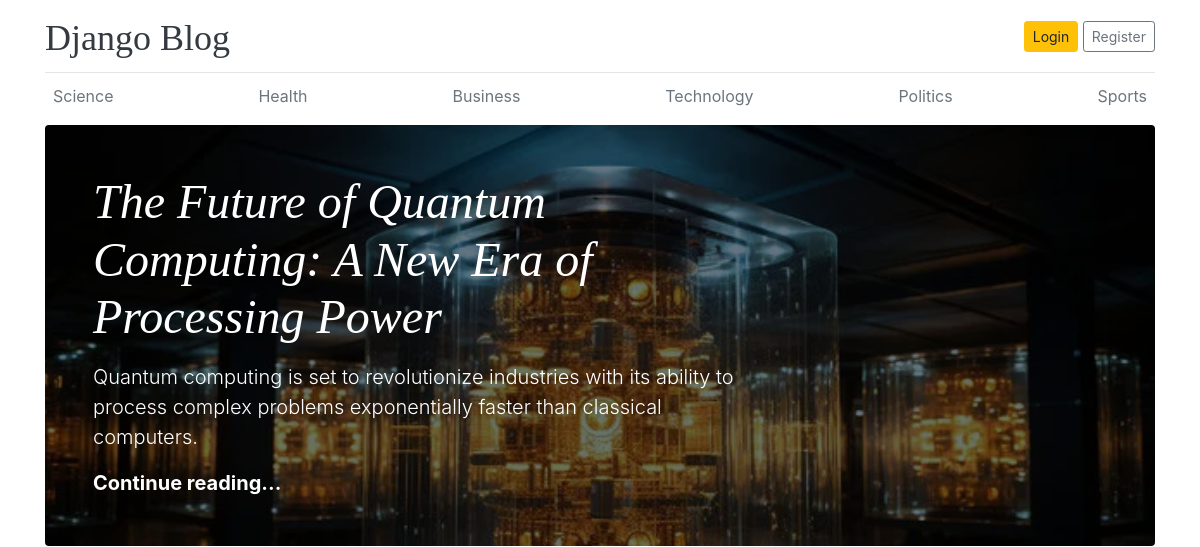
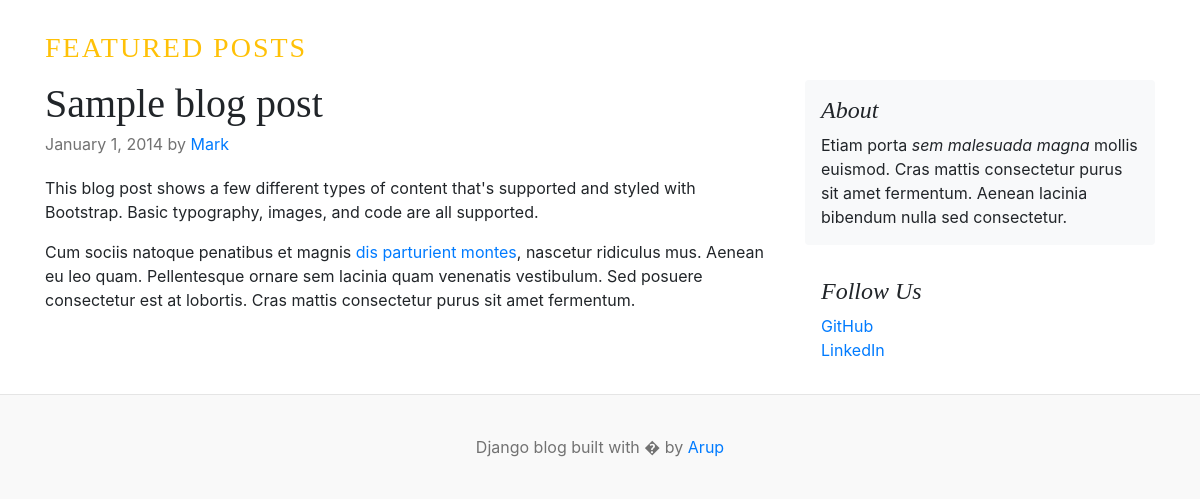
/, run on an earlier commit of the app's database (2 pictures, top to bottom).
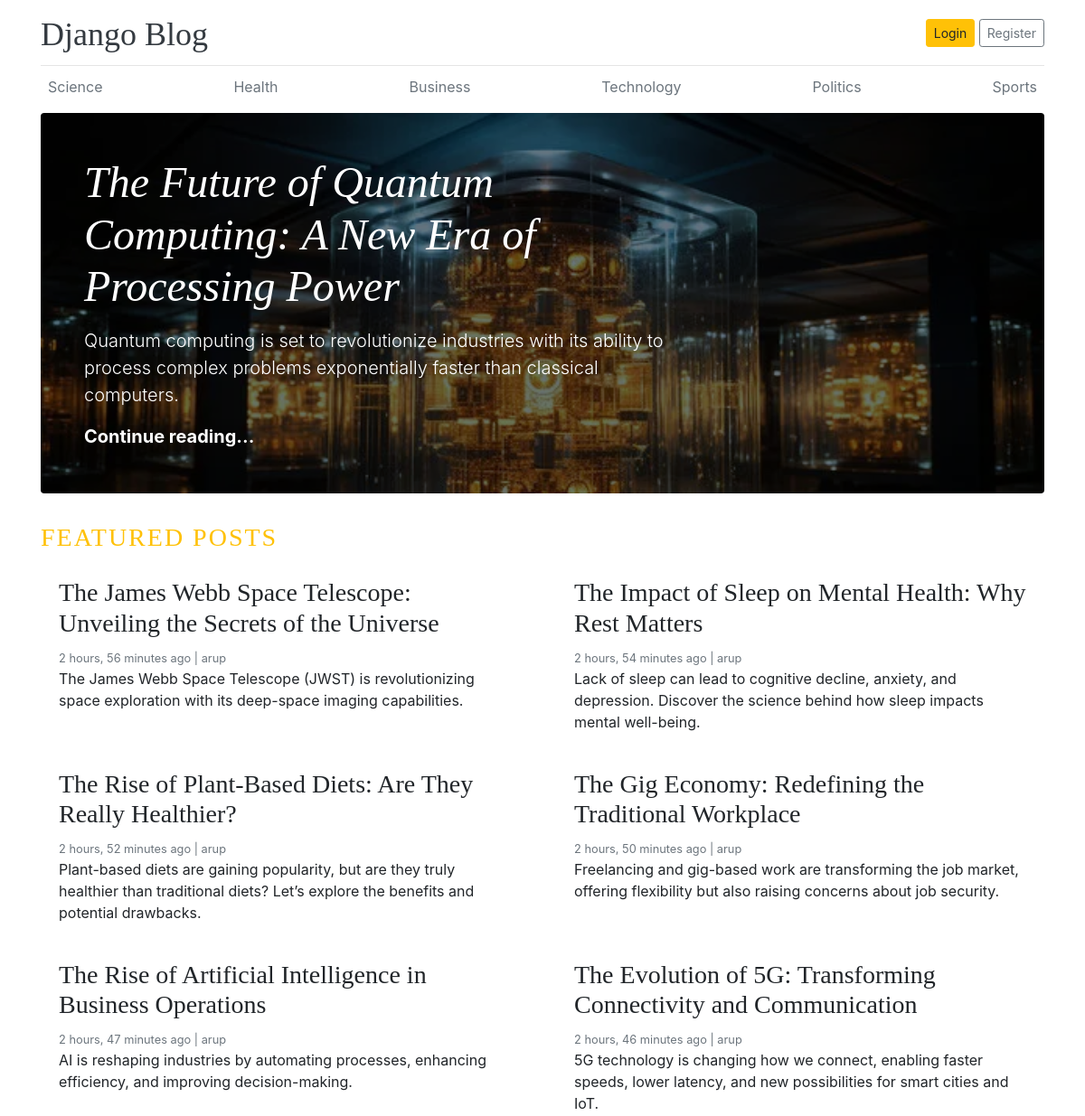
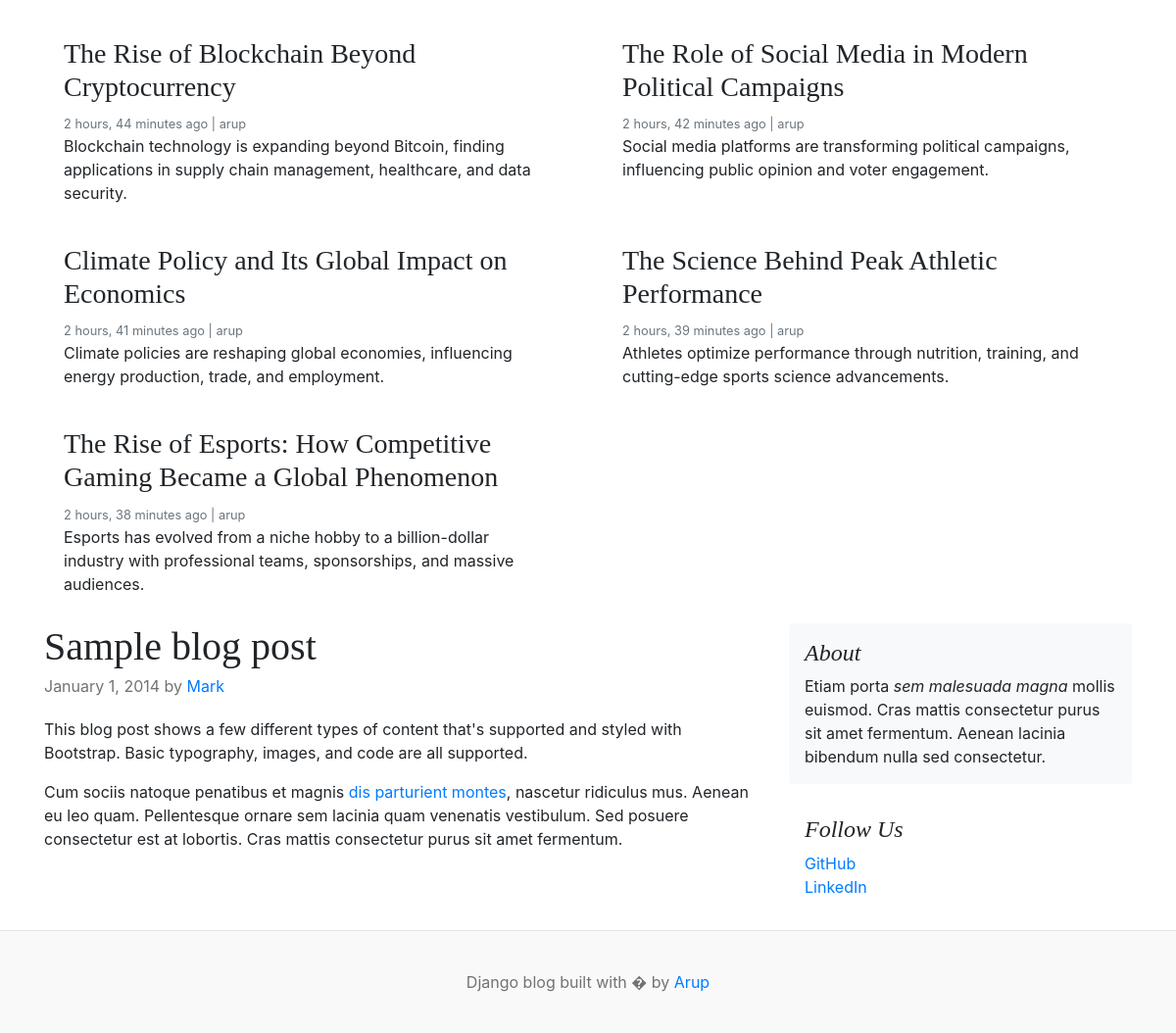
And on a later commit of the database (2 pictures, top to bottom).
### blogs/models.py (models this page shows, shortened)
class Category(models.Model):
    category_name=models.CharField(max_length=255, unique=True)
    created_at=models.DateTimeField(auto_now_add=True)
    updated_at=models.DateTimeField(auto_now_add=True)
    class Meta:
        verbose_name_plural='Categories'

class Blogs(models.Model):
    title=models.CharField(max_length=100, unique=True)
    slug=models.SlugField(unique=True, blank=True)
    category=models.ForeignKey(Category, on_delete=models.CASCADE)
    author=models.ForeignKey(User, on_delete=models.CASCADE)
    blog_image=models.ImageField(upload_to='uploads/%y/%m/%d')
    short_description=models.TextField(max_length=1000)
    blog_body=models.TextField(max_length=3000)
    status=models.CharField(max_length=100, choices=STATUS_CHOICE, default='draft')
    is_featured=models.BooleanField(default=False)
    created_at=models.DateTimeField(auto_now_add=True)
    updated_at=models.DateTimeField(auto_now_add=True)
    class Meta:
        verbose_name_plural='Blogs'

### blog_app/views.py (the view)
# urls.py: path('', home_view, name='home'),
def home_view(request):
    categories=Category.objects.all()
    featured_blogs=Blogs.objects.filter(is_featured=True)
    context={
        'categories':categories,
        'featured_blogs':featured_blogs
    }
    return render(request, 'home.html', context)

### blog_app/templates/home.html (shortened to what this page needs)
{% extends 'master.html' %}
{% block content %}
<div class="container">
    <header class="blog-header py-3">
      <div class="row flex-nowrap justify-content-between align-items-center">
        <div class="col-8 pt-1">
          <a class="blog-header-logo text-dark" href="/">Django Blog</a>
        </div>
        <div class="col-4 d-flex justify-content-end align-items-center">
          <a class="btn btn-sm btn-warning" href="#">Login</a> &nbsp;
          <a class="btn btn-sm btn-outline-secondary" href="#">Register</a>
        </div>
      </div>
    </header>
    <div class="nav-scroller py-1 mb-2">
      <nav class="nav d-flex justify-content-between">
        {% for cat in categories %}
          <a class="p-2 text-muted" href="#">{{cat.category_name}}</a>
        {% endfor %}
      </nav>
    </div>
{% for blog in featured_blogs %}
  {% if forloop.first %}
    <div class="jumbotron p-3 p-md-5 text-white rounded bg-dark" style="background-image: url('{{ blog.blog_image.url }}'); background-blend-mode: overlay; background-size: cover;">
      <div class="col-md-8 px-0">
        <h1 class="display-4 font-italic">{{blog.title}}</h1>
        <p class="lead my-3">{{blog.short_description}}</p>
        <p class="lead mb-0"><a href="#" class="text-white font-weight-bold">Continue reading...</a></p>
      </div>
    </div>
  {% endif %}
{% endfor %}
<h3 class="text-uppercase text-warning" style="letter-spacing: 2px;"> Featured Posts </h3>
<div class="row mb-2">
  {% for blog in featured_blogs %}
    {% if not forloop.first %}
      <div class="col-md-6">
        <div class="card border-0" >
          <div class="card-body">
            <h3>{{blog.title}}</h3>
            <small class="mb-1 text-muted">{{blog.updated_at | timesince}} ago | {{blog.author}}</small>
            <p class="card-text">{{blog.short_description}}</p>
          </div>
        </div>
      </div>
    {% endif %}
  {% endfor %}
</div>
<main role="main" class="container p-0">
  <div class="row">
    <div class="col-md-8 blog-main">
      <div class="blog-post">
        <h2 class="blog-post-title">Sample blog post</h2>
        <p class="blog-post-meta">January 1, 2014 by <a href="#">Mark</a></p>
        <p>This blog post shows a few different types of content that's supported and styled with Bootstrap. Basic typography, images, and code are all supported.</p>
        <p>Cum sociis natoque penatibus et magnis <a href="#">dis parturient montes</a>, nascetur ridiculus mus. Aenean eu leo quam. Pellentesque ornare sem lacinia quam venenatis vestibulum. Sed posuere consectetur est at lobortis. Cras mattis consectetur purus sit amet fermentum.</p>
      </div>
    </div>
    <aside class="col-md-4 blog-sidebar">
      <div class="p-3 mb-3 bg-light rounded">
        <h4 class="font-italic">About</h4>
        <p class="mb-0">Etiam porta <em>sem malesuada magna</em> mollis euismod. Cras mattis consectetur purus sit amet fermentum. Aenean lacinia bibendum nulla sed consectetur.</p>
      </div>
      <div class="p-3">
        <h4 class="font-italic">Follow Us</h4>
        <ol class="list-unstyled">
          <li><a href="#">GitHub</a></li>
          <li><a href="#">LinkedIn</a></li>
        </ol>
      </div>
    </aside>
  </div>
</main>
</div>
<footer class="blog-footer">
<p>Django blog built with � by <a href="#">Arup</a></p>
</footer>
{% endblock %}

### blog_app/templates/master.html (shortened to what this page needs)
{% load static %}
<!DOCTYPE html>
<html lang="en">
<head>
    <link href="https://getbootstrap.com/docs/4.0/dist/css/bootstrap.min.css" rel="stylesheet">
    <link href="{% static 'css/blog.css' %}" rel="stylesheet">
</head>
<body>
    {% block content %}{% endblock %}
</body>
</html>

### blog_app/static/css/blog.css (style rules this page uses)
.blog-header { line-height: 1; border-bottom: 1px solid #e5e5e5; }
.blog-header-logo { font-family: "Playfair Display", Georgia, "Times New Roman", serif; font-size: 2.25rem; }
h1, h2, h3, h4, h5, h6 { font-family: "Playfair Display", Georgia, "Times New Roman", serif; }
.display-4 { font-size: 2.5rem; }
@media (min-width: 768px) { .display-4 { font-size: 3rem; } }
.nav-scroller { position: relative; z-index: 2; height: 2.75rem; overflow-y: hidden; }
.nav-scroller .nav { display: flex; flex-wrap: nowrap; padding-bottom: 1rem; margin-top: -1px; overflow-x: auto; text-align: center; white-space: nowrap; -webkit-overflow-scrolling: touch; }
.blog-post { margin-bottom: 4rem; }
.blog-post-title { margin-bottom: .25rem; font-size: 2.5rem; }
.blog-post-meta { margin-bottom: 1.25rem; color: #727272; }
.blog-footer { padding: 2.5rem 0; color: #727272; text-align: center; background-color: #f9f9f9; border-top: .05rem solid #e5e5e5; }
.blog-footer p:last-child { margin-bottom: 0; }

What changed in the data, as far as the page shows it:
added Blogs: title "The James Webb Space Telescope: Unveiling the Secrets of the Universe", updated_at "2 hours, 56 minutes", author "arup", short_description "The James Webb Space Telescope (JWST) is revolutionizing space exploration with its deep-space imaging capabilities.", shown under "FEATURED POSTS"
added Blogs: title "The Impact of Sleep on Mental Health: Why Rest Matters", updated_at "2 hours, 54 minutes", author "arup", short_description "Lack of sleep can lead to cognitive decline, anxiety, and depression. Discover the science behind how sleep impacts mental well-being.", shown under "FEATURED POSTS"
added Blogs: title "The Rise of Plant-Based Diets: Are They Really Healthier?", updated_at "2 hours, 52 minutes", author "arup", short_description "Plant-based diets are gaining popularity, but are they truly healthier than traditional diets? Let’s explore the benefits and potential drawbacks.", shown under "FEATURED POSTS"
added Blogs: title "The Gig Economy: Redefining the Traditional Workplace", updated_at "2 hours, 50 minutes", author "arup", short_description "Freelancing and gig-based work are transforming the job market, offering flexibility but also raising concerns about job security.", shown under "FEATURED POSTS"
added Blogs: title "The Rise of Artificial Intelligence in Business Operations", updated_at "2 hours, 47 minutes", author "arup", short_description "AI is reshaping industries by automating processes, enhancing efficiency, and improving decision-making.", shown under "FEATURED POSTS"
added Blogs: title "The Evolution of 5G: Transforming Connectivity and Communication", updated_at "2 hours, 46 minutes", author "arup", short_description "5G technology is changing how we connect, enabling faster speeds, lower latency, and new possibilities for smart cities and IoT.", shown under "FEATURED POSTS"
added Blogs: title "The Rise of Blockchain Beyond Cryptocurrency", updated_at "2 hours, 44 minutes", author "arup", short_description "Blockchain technology is expanding beyond Bitcoin, finding applications in supply chain management, healthcare, and data security.", shown under "FEATURED POSTS"
added Blogs: title "The Role of Social Media in Modern Political Campaigns", updated_at "2 hours, 42 minutes", author "arup", short_description "Social media platforms are transforming political campaigns, influencing public opinion and voter engagement.", shown under "FEATURED POSTS"
added Blogs: title "Climate Policy and Its Global Impact on Economics", updated_at "2 hours, 41 minutes", author "arup", short_description "Climate policies are reshaping global economies, influencing energy production, trade, and employment.", shown under "FEATURED POSTS"
added Blogs: title "The Science Behind Peak Athletic Performance", updated_at "2 hours, 39 minutes", author "arup", short_description "Athletes optimize performance through nutrition, training, and cutting-edge sports science advancements.", shown under "FEATURED POSTS"
added Blogs: title "The Rise of Esports: How Competitive Gaming Became a Global Phenomenon", updated_at "2 hours, 38 minutes", author "arup", short_description "Esports has evolved from a niche hobby to a billion-dollar industry with professional teams, sponsorships, and massive audiences.", shown under "FEATURED POSTS"
